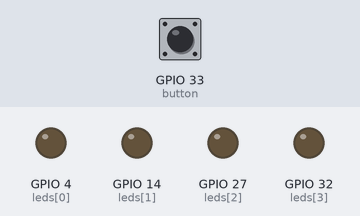
The sketch below on a simulated ESP32. Parts: output pins drawn as LEDs (lit = HIGH). The test bench sets the inputs (shaded band); at power-on: GPIO 33 (button) HIGH.

Above: at 1.2 s.
1.3 s: GPIO 33 (button) pulled LOW for 0.15 s
At 2.5 s:
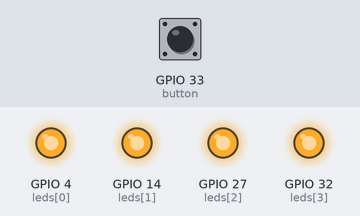
2.9 s: GPIO 33 (button) pulled LOW for 1 s
At 5.0 s:
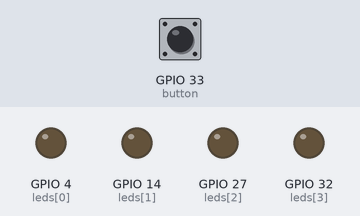
5.4 s: GPIO 33 (button) pulled LOW for 3.2 s
At 9.7 s:
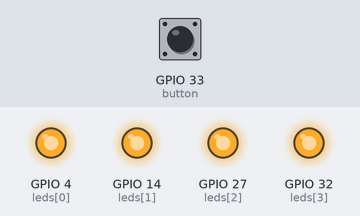
Timing chart, 0 to 11.2 s (numbered marks = the images above; inputs shaded):
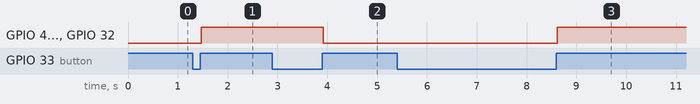

The sketch:

vize13kasim.ino
```cpp
#define ledKirmizi 4
#define ledSari    14
#define ledYesil   27
#define ledMavi    32
#define button     33

int dugme = 0;
const int leds[] = {4, 14, 27, 32};

void setup() {
  for (int i = 0; i < 4; i++) pinMode(leds[i], OUTPUT);
  pinMode(button, INPUT_PULLUP);
}

void loop() {
  int durum = digitalRead(button);

  if (durum == LOW) {
    dugme++;
    while (digitalRead(button) == LOW);  // buton bırakılana kadar bekle
    delay(20); // debounce

    if (dugme == 1) {
      for (int i = 0; i < 4; i++) digitalWrite(leds[i], HIGH);
    }
    else {
      for (int i = 0; i < 4; i++) digitalWrite(leds[i], LOW);
      dugme = 0;  // tekrar başa dön
    }
  }
}


/*
int a = 0;

void setup() {
  Serial.begin(9600);
  pinMode(ledKirmizi, OUTPUT);
  pinMode(ledSari, OUTPUT);
  pinMode(ledYesil, OUTPUT);
  pinMode(ledMavi, OUTPUT);
  pinMode(button, INPUT_PULLUP);
}

void loop() {
  if (digitalRead(button) == LOW) {   // Buton basıldığında
    a++;
    while (digitalRead(button) == LOW);  // Bırakılana kadar bekle
  }

  if (a == 1) {
    digitalWrite(ledKirmizi, HIGH);
    digitalWrite(ledSari, HIGH);
    digitalWrite(ledYesil, HIGH);
    digitalWrite(ledMavi, HIGH);
  }

  if (a == 2) {
    a = 0;
    digitalWrite(ledKirmizi, LOW);
    digitalWrite(ledSari, LOW);
    digitalWrite(ledYesil, LOW);
    digitalWrite(ledMavi, LOW);
  }
}
*/
```

Measured:
- after the input at 1.3 s, GPIO 4 (leds[0]), GPIO 14 (leds[1]), GPIO 27 (leds[2]), GPIO 32 (leds[3]): LOW → HIGH after 0.17 s
- after the input at 2.9 s, GPIO 4 (leds[0]), GPIO 14 (leds[1]), GPIO 27 (leds[2]), GPIO 32 (leds[3]): HIGH → LOW after 1.0 s
- after the input at 5.4 s, GPIO 4 (leds[0]), GPIO 14 (leds[1]), GPIO 27 (leds[2]), GPIO 32 (leds[3]): LOW → HIGH after 3.2 s
